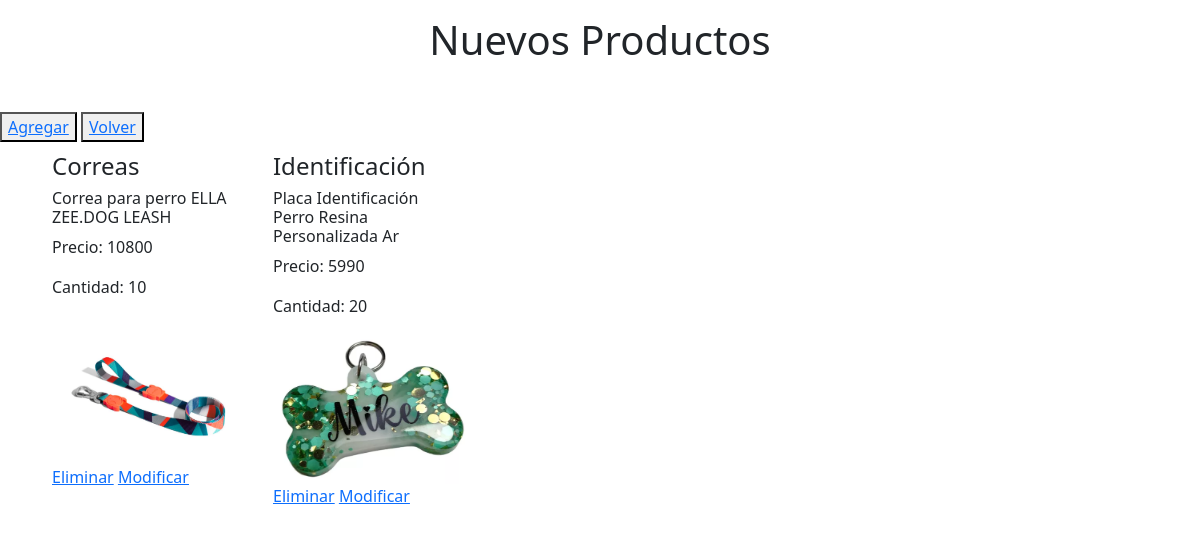
The page /productos/nuevos_prod on the database as committed earlier.
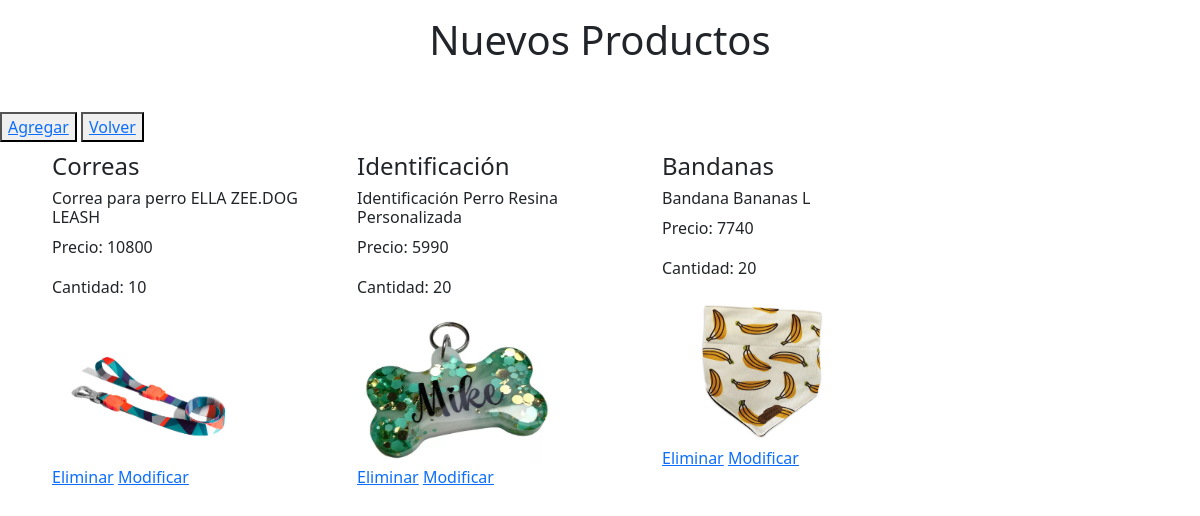
The same page on the database as committed later.
### productos/models.py (models this page shows, shortened)
class Producto(models.Model):
    id_producto = models.AutoField(db_column='idProducto', primary_key=True)
    nombre = models.CharField(max_length=50)
    precio = models.IntegerField(null=False)
    imagen = models.ImageField(upload_to='producto', null=False)
    cantidad = models.IntegerField(null=False)
    id_categoria = models.ForeignKey('Categoria',on_delete=models.CASCADE, db_column='idCategoria')
    activo = models.IntegerField()

class Categoria(models.Model):
    id_categoria = models.AutoField(db_column='idCategoria', primary_key=True)
    catagoria = models.CharField(max_length=20, blank=False, null=False)
    def __str__(self):
        return str(self.catagoria)

### productos/views.py (the view)
# urls.py: path('nuevos_prod',views.nuevos_prod, name='nuevos_prod'),
def nuevos_prod(request):
    producto = Producto.objects.all()
    context={'producto':producto}
    return render(request,'productos/nuevos_prod.html', context)

### productos/templates/productos/nuevos_prod.html (shortened to what this page needs)
{% load static %}
<!DOCTYPE html>
<html lang="en">
<head>
    <link href="https://cdn.jsdelivr.net/npm/bootstrap@5.3.3/dist/css/bootstrap.min.css" rel="stylesheet">
    <link rel="stylesheet" href='{% static "css/style2.css" %}'>
</head>
<body>
    <h1 class="text-center mt-3 mb-5">Nuevos Productos</h1>
    <button type="button">
        <a href="{% url 'productosAdd' %}">Agregar</a>
    </button>
    <button type="button">
        <a href="{% url 'nuevos_prod' %}">Volver</a>
    </button>
    <div class="container">
        <div class="row">
            {% for x in producto %}
                <div class="producto">
                    <h4>{{x.id_categoria}}</h4>
                    <h6>{{x.nombre}}</h6>
                    <p>Precio: {{x.precio}}</p>
                    <p>Cantidad: {{x.cantidad}}</p>
                    <img src="{{x.imagen.url}}"  alt="..." width="200px" height="150px">
                    <td><a href="{% url 'productos_del'  pk=x.id_producto %}">Eliminar</a>
                    <td><a href="{% url 'productos_findEdit' pk=x.id_producto %}">Modificar</a>
                </div>
            {% endfor %}
        </div>
    </div>
</body>
</html>

### productos/templates/static/css/style2.css (style rules this page uses)
.container { display: flex; }
.producto { width: 25%; margin: 10px; }

Rows that differ between the two databases and show on the page:
changed Producto "Identificación": nombre "Placa Identificación Perro Resina Personalizada Ar" → "Identificación Perro Resina Personalizada"
added Producto: id_categoria "Bandanas", nombre "Bandana Bananas L", precio "7740", cantidad "20", imagen (picture)
